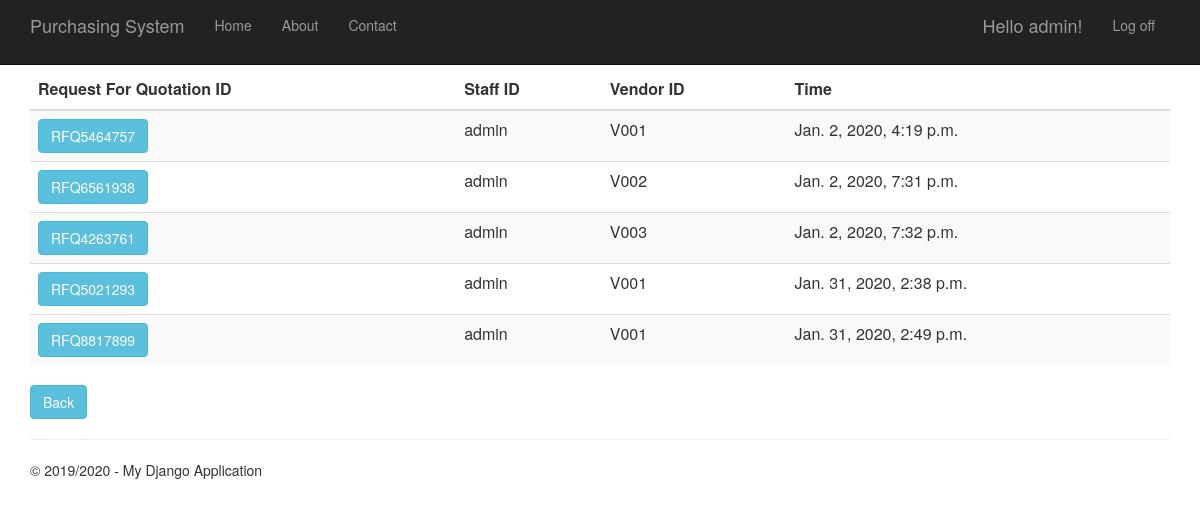
/requestforquotationhistory (signed in), run on the app's committed database.
### RequestForQuotation/models.py (models this page shows)
class RequestForQuotation(models.Model):
    request_for_quotation_id = models.CharField(primary_key=True, max_length=10)
    time_created = models.DateTimeField()
    description = models.TextField(null=True,default=None, blank=True)
    total_price = models.DecimalField(max_digits=10, decimal_places=2, default=Decimal('0.00'))
    person_id = models.ForeignKey(Person, on_delete = models.CASCADE)
    vendor_id = models.ForeignKey(Vendor, on_delete = models.CASCADE)
    purchase_requisition_id = models.ForeignKey(PurchaseRequisition, on_delete = models.CASCADE)
    def __str__(self):
        return str(self.request_for_quotation_id)

### app/models.py (models this page shows, shortened)
class Person(models.Model):
    user_id = models.OneToOneField(User)
    person_id = models.CharField(primary_key=True, max_length=10)
    person_name = models.TextField()
    person_address = models.TextField()
    person_phone_number = models.TextField()
    person_role = models.TextField(default = 'EMPLOYEE')

class Vendor(models.Model):
    vendor_id = models.CharField(primary_key=True, max_length=10)
    vendor_name = models.TextField()
    vendor_phone_number = models.TextField()
    vendor_address = models.TextField()
    vendor_email = models.TextField()
    def __str__(self):
        return str(self.vendor_id)

### RequestForQuotation/views.py (the view)
# urls.py: url(r'^requestforquotationhistory', RequestForQuotation.views.requestforquotationhistory, name="request_of_quotation_history"),
def requestforquotationhistory(request):
        request_for_quotations = RequestForQuotation.objects.all()
        print(request_for_quotations)
        context = {
            'title':'Request For Quotation History',
            'rows':request_for_quotations,
            'year':'2019/2020'
            }
        return render(request,'RequestForQuotation/requestforquotationhistory.html',context)

### RequestForQuotation/templates/RequestForQuotation/requestforquotationhistory.html
﻿{% extends "app/layout.html" %}
{% block content %}
<div class="purchaseorderhistory margintop">
    <form action="requestofquotationhistorydetails" method="GET">
        <table class="table table-striped margintop">
          <thead>
            <tr>
              <th scope="col">Request For Quotation ID</th>
              <th scope="col">Staff ID</th>
              <th scope="col">Vendor ID</th>
              <th scope="col">Time</th>
            </tr>
          </thead>
          <tbody>
              {% for r in rows %}
            <tr>
                 <td><button type="submit" name="roq_id" value="{{r.request_for_quotation_id}}" class="btn btn-info" >{{r.request_for_quotation_id}}</button></td>
                 <td>{{r.person_id.person_id}}</td>
                 <td>{{r.vendor_id}}</td>
                 <td>{{r.time_created}}</td>
            </tr>
              {% endfor %}
          </tbody>
        </table>
    </form>
       <form action="menu">
        <div class="margintop">
            <button type="submit" class="btn btn-info" >Back</button>
        </div>
    </form>
</div>
{% endblock %}

### app/templates/app/loginpartial.html (shortened to what this page needs)
{% if user.is_authenticated %}
<form id="logoutForm" action="/logout" method="post" class="navbar-right">
    <ul class="nav navbar-nav navbar-right">
        <li><span class="navbar-brand">Hello {{ user.username }}!</span></li>
        <li><a href="javascript:document.getElementById('logoutForm').submit()">Log off</a></li>
    </ul>
</form>
{% else %}
<ul class="nav navbar-nav navbar-right">
    <li><a href="{% url 'login' %}">Log in</a></li>
</ul>
{% endif %}

### app/static/app/content/site.css (style rules this page uses)
body { padding-top: 50px; padding-bottom: 20px; }

### data on the page
RequestForQuotation: request_for_quotation_id "RFQ5464757", person_id.person_id "admin", vendor_id "V001", time_created "Jan. 2, 2020, 4:19 p.m."
RequestForQuotation: request_for_quotation_id "RFQ6561938", person_id.person_id "admin", vendor_id "V002", time_created "Jan. 2, 2020, 7:31 p.m."
RequestForQuotation: request_for_quotation_id "RFQ4263761", person_id.person_id "admin", vendor_id "V003", time_created "Jan. 2, 2020, 7:32 p.m."
RequestForQuotation: request_for_quotation_id "RFQ5021293", person_id.person_id "admin", vendor_id "V001", time_created "Jan. 31, 2020, 2:38 p.m."
RequestForQuotation: request_for_quotation_id "RFQ8817899", person_id.person_id "admin", vendor_id "V001", time_created "Jan. 31, 2020, 2:49 p.m."

### other printed values
{{ user.username }} "admin"
{{ year }} "2019/2020"
